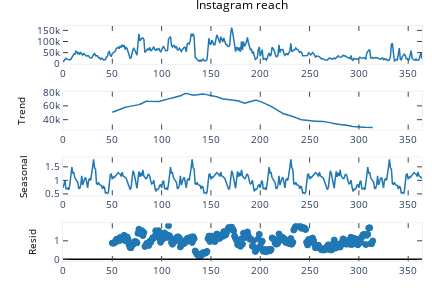

Source (notebook cell):
### Markdown cell above
Instagram Reach Forecasting using Time Series Forecasting

### Code cell
from plotly.tools import mpl_to_plotly
from statsmodels.tsa.seasonal import seasonal_decompose

data = data[["Date", "Instagram reach"]]

result = seasonal_decompose(data['Instagram reach'], 
                            model='multiplicative', 
                            period=100)

fig = plt.figure()
fig = result.plot()

fig = mpl_to_plotly(fig)
fig.show()

### Figure 1 — Plotly figure (JSON) as saved in the notebook; plotly's stock layout.template omitted (floating-point values rounded to 4 significant figures; data arrays with more than 128 entries replaced by an {"elided": "..."} marker saying what was removed)
{"data": [{"line": {"color": "rgba (31, 119, 180, 1)", "dash": "solid", "width": 1.5}, "mode": "lines", "name": "_child0", "type": "scatter", "x": {"elided": "365 int values"}, "xaxis": "x", "y": {"elided": "365 int values"}, "yaxis": "y"}, {"line": {"color": "rgba (31, 119, 180, 1)", "dash": "solid", "width": 1.5}, "mode": "lines", "name": "_child0", "type": "scatter", "x": {"elided": "365 int values"}, "xaxis": "x2", "y": {"elided": "365 float values"}, "yaxis": "y2"}, {"line": {"color": "rgba (31, 119, 180, 1)", "dash": "solid", "width": 1.5}, "mode": "lines", "name": "_child0", "type": "scatter", "x": {"elided": "365 int values"}, "xaxis": "x3", "y": {"elided": "365 float values"}, "yaxis": "y3"}, {"marker": {"color": "#1F77B4", "line": {"color": "#1F77B4", "width": 1}, "opacity": 1, "size": 6, "symbol": "circle"}, "mode": "markers", "name": "_child0", "type": "scatter", "x": {"elided": "365 int values"}, "xaxis": "x4", "y": {"elided": "365 float values"}, "yaxis": "y4"}, {"line": {"color": "rgba (0, 0, 0, 1)", "dash": "solid", "width": 1.5}, "mode": "lines", "name": "_child1", "type": "scatter", "x": [0, 364], "xaxis": "x4", "y": [0, 0], "yaxis": "y4"}], "layout": {"annotations": [{"font": {"color": "#000000", "size": 12}, "showarrow": false, "text": "Instagram reach", "x": 0.4998, "xanchor": "center", "xref": "paper", "y": 1.048, "yanchor": "bottom", "yref": "paper"}], "autosize": false, "height": 288, "hovermode": "closest", "margin": {"b": 27, "l": 63, "pad": 0, "r": 10, "t": 26}, "showlegend": false, "width": 432, "xaxis": {"anchor": "y", "domain": [0, 1], "mirror": "ticks", "nticks": 9, "range": [0, 364], "showgrid": false, "showline": true, "side": "bottom", "tickfont": {"size": 10}, "ticks": "inside", "type": "linear", "zeroline": false}, "xaxis2": {"anchor": "y2", "domain": [0, 1], "mirror": "ticks", "nticks": 9, "range": [0, 364], "showgrid": false, "showline": true, "side": "bottom", "tickfont": {"size": 10}, "ticks": "inside", "type": "linear", "zeroline": false}, "xaxis3": {"anchor": "y3", "domain": [0, 1], "mirror": "ticks", "nticks": 9, "range": [0, 364], "showgrid": false, "showline": true, "side": "bottom", "tickfont": {"size": 10}, "ticks": "inside", "type": "linear", "zeroline": false}, "xaxis4": {"anchor": "y4", "domain": [0, 1], "mirror": "ticks", "nticks": 9, "range": [0, 364], "showgrid": false, "showline": true, "side": "bottom", "tickfont": {"size": 10}, "ticks": "inside", "type": "linear", "zeroline": false}, "yaxis": {"anchor": "x", "domain": [0.8393, 1], "mirror": "ticks", "nticks": 4, "range": [-98.9, 169700.0], "showgrid": false, "showline": true, "side": "left", "tickfont": {"size": 10}, "ticks": "inside", "type": "linear", "zeroline": false}, "yaxis2": {"anchor": "x2", "domain": [0.5596, 0.7202], "mirror": "ticks", "nticks": 4, "range": [25790.0, 80420.0], "showgrid": false, "showline": true, "side": "left", "tickfont": {"size": 10}, "ticks": "inside", "title": {"font": {"color": "#000000", "size": 10}, "text": "Trend"}, "type": "linear", "zeroline": false}, "yaxis3": {"anchor": "x3", "domain": [0.2798, 0.4404], "mirror": "ticks", "nticks": 5, "range": [0.4489, 1.846], "showgrid": false, "showline": true, "side": "left", "tickfont": {"size": 10}, "ticks": "inside", "title": {"font": {"color": "#000000", "size": 10}, "text": "Seasonal"}, "type": "linear", "zeroline": false}, "yaxis4": {"anchor": "x4", "domain": [0, 0.1607], "mirror": "ticks", "nticks": 4, "range": [-0.09295, 1.952], "showgrid": false, "showline": true, "side": "left", "tickfont": {"size": 10}, "ticks": "inside", "title": {"font": {"color": "#000000", "size": 10}, "text": "Resid"}, "type": "linear", "zeroline": false}}}
